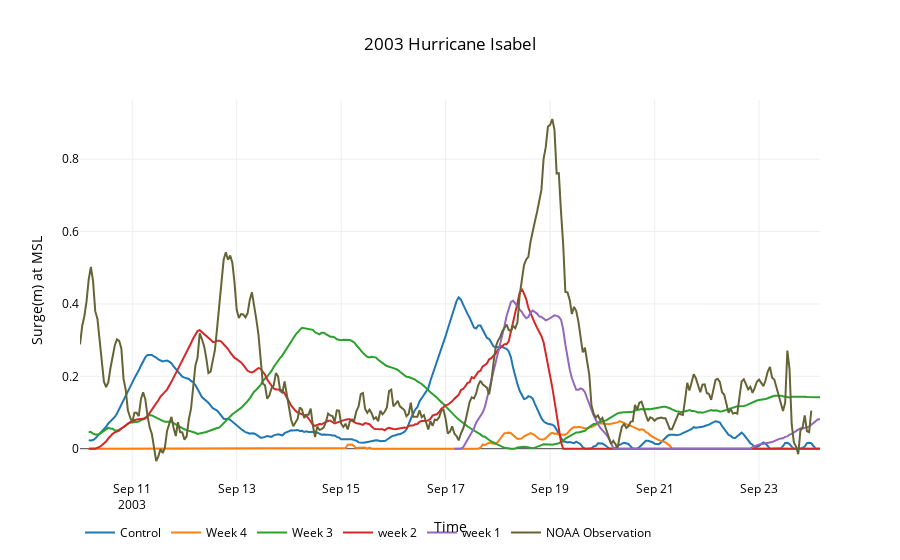

Source (notebook cell):
### Markdown cell above
### Lewes, DE

### Code cell
starts,end,noaa = '20030827','20030926','8557380'
data = utils.plot_timeseries2(files,start,name,27921,starts,end,noaa)
title,x,y = '2003 Hurricane Isabel','Time','Surge(m) at MSL'
layout=utils.layout(title,x,y)
fig = go.Figure(data=data, layout=layout)
interactive = iplot(fig)
#po.plot(fig,filename=root_dir+'\\'+'ocean_city_surge.html')

### Figure 1 — Plotly figure (JSON) as saved in the notebook; plotly's stock layout.template omitted (floating-point values rounded to 4 significant figures; data arrays with more than 128 entries replaced by an {"elided": "..."} marker saying what was removed)
{"data": [{"line": {"color": "rgba(0, 255, 204)"}, "mode": "lines", "name": "Control", "type": "scatter", "uid": "ef554b6c-f62f-4fa7-bfa7-601d1d044792", "x": {"elided": "337 str values"}, "y": {"elided": "337 float values"}}, {"line": {"color": "rgba(0, 0, 255)"}, "mode": "lines", "name": "Week 4", "type": "scatter", "uid": "368dc798-aa0a-4583-8fcb-ee21559ffbcd", "x": {"elided": "337 str values"}, "y": {"elided": "337 float values"}}, {"line": {"color": "rgba(102, 255, 255)"}, "mode": "lines", "name": "Week 3", "type": "scatter", "uid": "d93ef394-f3de-42a9-989b-4dec29240f43", "x": {"elided": "337 str values"}, "y": {"elided": "337 float values"}}, {"line": {"color": "rgba(0, 204, 255)"}, "mode": "lines", "name": "week 2", "type": "scatter", "uid": "ecfcaa08-5022-4633-b133-357223038def", "x": {"elided": "337 str values"}, "y": {"elided": "337 float values"}}, {"line": {"color": "rgba(102, 255, 255)"}, "mode": "lines", "name": "week 1", "type": "scatter", "uid": "1bdbee95-afca-458f-89af-ffc6d549688f", "x": {"elided": "169 str values"}, "y": {"elided": "169 float values"}}, {"line": {"color": "rgb(100, 100, 53)"}, "mode": "lines", "name": "NOAA Observation", "type": "scatter", "uid": "abbbc827-d81f-4a62-8011-ab1653a76be9", "x": {"elided": "337 str values"}, "y": {"elided": "337 float values"}}], "layout": {"autosize": true, "font": {"color": "rgb(0, 0, 0)"}, "legend": {"orientation": "h"}, "paper_bgcolor": "rgb(255,255,255)", "plot_bgcolor": "rgb(255,255,255)", "title": "2003 Hurricane Isabel", "xaxis": {"autorange": true, "range": ["2003-09-10", "2003-09-24 04:00"], "title": "Time", "type": "date"}, "yaxis": {"autorange": true, "range": [-0.0865, 0.9635], "title": "Surge(m) at MSL", "type": "linear"}}}
